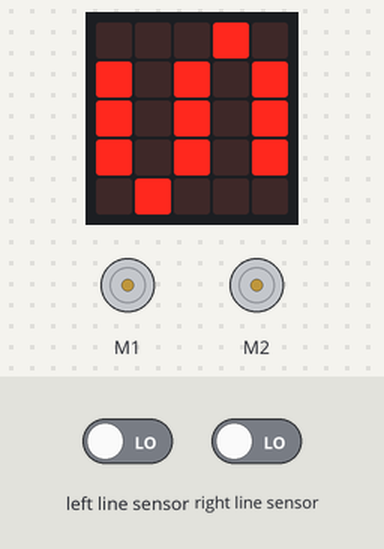
The program below on a simulated BBC micro:bit (MakeCode). On the bench: the board's 5×5 LED display, 2 × DC motor (green arrow = forward, orange = backward, longer = faster). The inputs (shaded band) are chosen by the test bench; at power-on: left line sensor LOW, right line sensor LOW.

Above: at 1.6 s.
1.7 s: left line sensor driven HIGH
At 2.0 s:
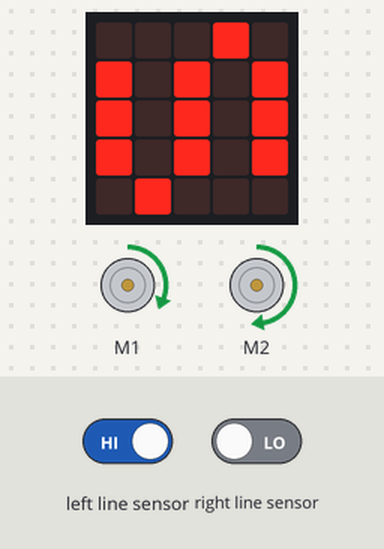
3.2 s: right line sensor driven HIGH
At 3.7 s:
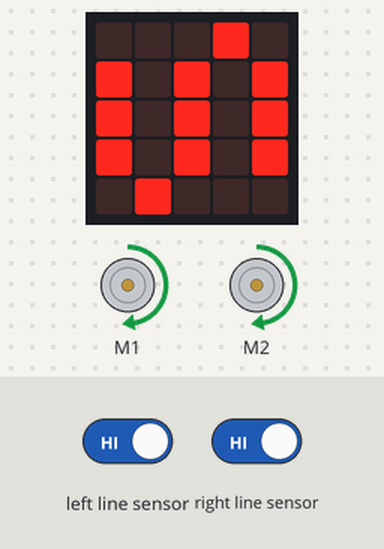
4.7 s: left line sensor driven LOW
At 6.1 s:
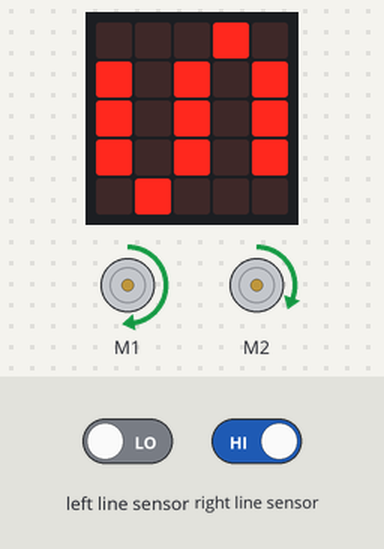
Timing chart, 0 to 7.7 s (numbered marks = the images above; inputs shaded):
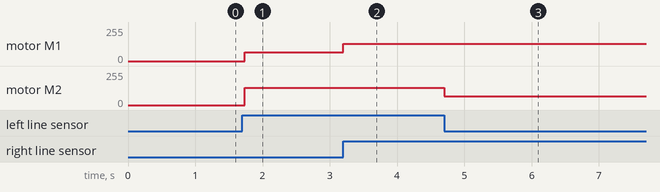

Measured:
- after the input at 1.7 s, motor M1: stopped → forward 64/255 at once; motor M2: stopped → forward 128/255 at once
- after the input at 3.2 s, motor M1: forward 64/255 → forward 128/255 at once
- after the input at 4.7 s, motor M2: forward 128/255 → forward 64/255 at once

The program:

main.ts
```typescript
basic.showLeds(`
    . . . # .
    # . # . #
    # . # . #
    # . # . #
    . # . . .
    `)
basic.forever(function () {
    if (cuteBot.tracking(cuteBot.TrackingState.L_unline_R_line)) {
        cuteBot.motors(50, 25)
    }
    if (cuteBot.tracking(cuteBot.TrackingState.L_line_R_unline)) {
        cuteBot.motors(25, 50)
    }
    if (cuteBot.tracking(cuteBot.TrackingState.L_R_line)) {
        cuteBot.motors(50, 50)
    }
})
```

test.ts
```typescript
// aquí va el archivo "tests"; esto no se compilará cuando este paquete se utilice como una extensión.
```
